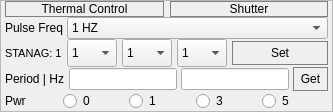
              <widget class="QFrame" name="laserAdvancedFrame">
               <property name="frameShape">
                <enum>QFrame::Shape::StyledPanel</enum>
               </property>
               <property name="frameShadow">
                <enum>QFrame::Shadow::Raised</enum>
               </property>
               <layout class="QVBoxLayout" name="verticalLayout">
                <property name="spacing">
                 <number>0</number>
                </property>
                <property name="leftMargin">
                 <number>4</number>
                </property>
                <property name="topMargin">
                 <number>0</number>
                </property>
                <property name="rightMargin">
                 <number>4</number>
                </property>
                <property name="bottomMargin">
                 <number>0</number>
                </property>
                <item>
                 <widget class="QWidget" name="rowThermalWidget" native="true">
                  <layout class="QHBoxLayout" name="horizontalLayout_9">
                   <property name="spacing">
                    <number>6</number>
                   </property>
                   <property name="leftMargin">
                    <number>0</number>
                   </property>
                   <property name="topMargin">
                    <number>0</number>
                   </property>
                   <property name="rightMargin">
                    <number>0</number>
                   </property>
                   <property name="bottomMargin">
                    <number>0</number>
                   </property>
                   <item>
                    <widget class="QPushButton" name="term_control_b">
                     <property name="enabled">
                      <bool>true</bool>
                     </property>
                     <property name="styleSheet">
                      <string notr="true">QPushButton {
    background-color: none; /* Дефолтний колір */
    border: none;
    color: black;
    border-left: 1px solid gray;
    border-right: 1px solid gray;
	border-top:1px solid gray;
    border-bottom: 1px solid gray;
}

QPushButton:hover {
    background-color: rgba(0, 0, 0, 0.1); /* Легке затемнення при наведенні */
}

QPushButton:checked {
    background-color: rgb(130, 170, 90); /* Зелений при натисканні */
    border-left: 1px solid rgb(110, 144, 76);
    border-right: 1px solid rgb(110, 144, 76);
    border-bottom: 1px solid rgb(110, 144, 76);
	border-top: 1px solid rgb(110, 144, 76);
    color: white;
}

QPushButton:checked:hover {
    background-color: rgb(138, 181, 96); /* Світліший зелений при наведенні в активному стані */
}
</string>
                     </property>
                     <property name="text">
                      <string>Thermal Control</string>
                     </property>
                     <property name="checkable">
                      <bool>true</bool>
                     </property>
                    </widget>
                   </item>
                   <item>
                    <widget class="QPushButton" name="ext_radiation_b">
                     <property name="styleSheet">
                      <string notr="true">QPushButton {
    background-color: none; /* Дефолтний колір */
    border: none;
    color: black;
    border-left: 1px solid gray;
    border-right: 1px solid gray;
	border-top:1px solid gray;
    border-bottom: 1px solid gray;
}

QPushButton:hover {
    background-color: rgba(0, 0, 0, 0.1); /* Легке затемнення при наведенні */
}

QPushButton:checked {
    background-color: rgb(130, 170, 90); /* Зелений при натисканні */
    border-left: 1px solid rgb(110, 144, 76);
    border-right: 1px solid rgb(110, 144, 76);
    border-bottom: 1px solid rgb(110, 144, 76);
	border-top: 1px solid rgb(110, 144, 76);
    color: white;
}

QPushButton:checked:hover {
    background-color: rgb(138, 181, 96); /* Світліший зелений при наведенні в активному стані */
}
</string>
                     </property>
                     <property name="text">
                      <string>Shutter</string>
                     </property>
                     <property name="checkable">
                      <bool>true</bool>
                     </property>
                    </widget>
                   </item>
                  </layout>
                 </widget>
                </item>
                <item>
                 <widget class="QWidget" name="rowFreqWidget" native="true">
                  <layout class="QHBoxLayout" name="horizontalLayout_12">
                   <property name="spacing">
                    <number>4</number>
                   </property>
                   <property name="leftMargin">
                    <number>0</number>
                   </property>
                   <property name="topMargin">
                    <number>0</number>
                   </property>
                   <property name="rightMargin">
                    <number>0</number>
                   </property>
                   <property name="bottomMargin">
                    <number>0</number>
                   </property>
                   <item>
                    <widget class="QLabel" name="pulseFreqLabel">
                     <property name="sizePolicy">
                      <sizepolicy hsizetype="Fixed" vsizetype="Preferred">
                       <horstretch>0</horstretch>
                       <verstretch>0</verstretch>
                      </sizepolicy>
                     </property>
                     <property name="minimumSize">
                      <size>
                       <width>58</width>
                       <height>0</height>
                      </size>
                     </property>
                     <property name="text">
                      <string>Pulse Freq</string>
                     </property>
                    </widget>
                   </item>
                   <item>
                    <widget class="QComboBox" name="frequency_mode">
                     <property name="styleSheet">
                      <string notr="true"/>
                     </property>
                     <item>
                      <property name="text">
                       <string>1 HZ</string>
                      </property>
                     </item>
                     <item>
                      <property name="text">
                       <string>2 Hz</string>
                      </property>
                     </item>
                     <item>
                      <property name="text">
                       <string>5 Hz</string>
                      </property>
                     </item>
                     <item>
                      <property name="text">
                       <string>10 Hz</string>
                      </property>
                     </item>
                     <item>
                      <property name="text">
                       <string>20 HZ</string>
                      </property>
                     </item>
                     <item>
                      <property name="text">
                       <string>25 HZ</string>
                      </property>
                     </item>
                     <item>
                      <property name="text">
                       <string>0,5 HZ</string>
                      </property>
                     </item>
                     <item>
                      <property name="text">
                       <string>0,2 HZ</string>
                      </property>
                     </item>
                    </widget>
                   </item>
                  </layout>
                 </widget>
                </item>
                <item>
                 <widget class="QWidget" name="rowStanagWidget" native="true">
                  <property name="sizePolicy">
                   <sizepolicy hsizetype="Expanding" vsizetype="Fixed">
                    <horstretch>0</horstretch>
                    <verstretch>0</verstretch>
                   </sizepolicy>
                  </property>
                  <property name="minimumSize">
                   <size>
                    <width>0</width>
                    <height>28</height>
                   </size>
                  </property>
                  <layout class="QHBoxLayout" name="horizontalLayout_14">
                   <property name="spacing">
                    <number>5</number>
                   </property>
                   <property name="leftMargin">
                    <number>0</number>
                   </property>
                   <property name="topMargin">
                    <number>0</number>
                   </property>
                   <property name="rightMargin">
                    <number>0</number>
                   </property>
                   <property name="bottomMargin">
                    <number>0</number>
                   </property>
                   <item>
                    <widget class="QLabel" name="label_stanag">
                     <property name="sizePolicy">
                      <sizepolicy hsizetype="Fixed" vsizetype="Preferred">
                       <horstretch>0</horstretch>
                       <verstretch>0</verstretch>
                      </sizepolicy>
                     </property>
                     <property name="minimumSize">
                      <size>
                       <width>55</width>
                       <height>24</height>
                      </size>
                     </property>
                     <property name="font">
                      <font>
                       <pointsize>8</pointsize>
                      </font>
                     </property>
                     <property name="text">
                      <string>STANAG: 1</string>
                     </property>
                    </widget>
                   </item>
                   <item>
                    <widget class="QComboBox" name="first_STANAG">
                     <property name="sizePolicy">
                      <sizepolicy hsizetype="MinimumExpanding" vsizetype="Fixed">
                       <horstretch>0</horstretch>
                       <verstretch>0</verstretch>
                      </sizepolicy>
                     </property>
                     <property name="minimumSize">
                      <size>
                       <width>48</width>
                       <height>24</height>
                      </size>
                     </property>
                     <property name="maximumSize">
                      <size>
                       <width>50</width>
                       <height>28</height>
                      </size>
                     </property>
                     <property name="sizeAdjustPolicy">
                      <enum>QComboBox::SizeAdjustPolicy::AdjustToContents</enum>
                     </property>
                     <property name="minimumContentsLength">
                      <number>1</number>
                     </property>
                     <property name="duplicatesEnabled">
                      <bool>false</bool>
                     </property>
                     <property name="frame">
                      <bool>true</bool>
                     </property>
                     <property name="modelColumn">
                      <number>0</number>
                     </property>
                     <item>
                      <property name="text">
                       <string>1</string>
                      </property>
                     </item>
                     <item>
                      <property name="text">
                       <string>2</string>
                      </property>
                     </item>
                     <item>
                      <property name="text">
                       <string>3</string>
                      </property>
                     </item>
                     <item>
                      <property name="text">
                       <string>4</string>
                      </property>
                     </item>
                     <item>
                      <property name="text">
                       <string>5</string>
                      </property>
                     </item>
                     <item>
                      <property name="text">
                       <string>6</string>
                      </property>
                     </item>
                     <item>
                      <property name="text">
                       <string>7</string>
                      </property>
                     </item>
                     <item>
                      <property name="text">
                       <string>8</string>
                      </property>
                     </item>
                    </widget>
                   </item>
                   <item>
                    <widget class="QComboBox" name="second_STANAG">
                     <property name="sizePolicy">
                      <sizepolicy hsizetype="MinimumExpanding" vsizetype="Fixed">
                       <horstretch>0</horstretch>
                       <verstretch>0</verstretch>
                      </sizepolicy>
                     </property>
                     <property name="minimumSize">
                      <size>
                       <width>48</width>
                       <height>24</height>
                      </size>
                     </property>
                     <property name="maximumSize">
                      <size>
                       <width>50</width>
                       <height>28</height>
                      </size>
                     </property>
                     <property name="sizeAdjustPolicy">
                      <enum>QComboBox::SizeAdjustPolicy::AdjustToContents</enum>
                     </property>
                     <property name="minimumContentsLength">
                      <number>1</number>
                     </property>
                     <item>
                      <property name="text">
                       <string>1</string>
                      </property>
                     </item>
                     <item>
                      <property name="text">
                       <string>2</string>
                      </property>
                     </item>
                     <item>
                      <property name="text">
                       <string>3</string>
                      </property>
                     </item>
                     <item>
                      <property name="text">
                       <string>4</string>
                      </property>
                     </item>
                     <item>
                      <property name="text">
                       <string>5</string>
                      </property>
                     </item>
                     <item>
                      <property name="text">
                       <string>6</string>
                      </property>
                     </item>
                     <item>
                      <property name="text">
                       <string>7</string>
                      </property>
                     </item>
                     <item>
                      <property name="text">
                       <string>8</string>
                      </property>
                     </item>
                    </widget>
                   </item>
                   <item>
                    <widget class="QComboBox" name="third_STANAG">
                     <property name="sizePolicy">
                      <sizepolicy hsizetype="MinimumExpanding" vsizetype="Fixed">
                       <horstretch>0</horstretch>
                       <verstretch>0</verstretch>
                      </sizepolicy>
                     </property>
                     <property name="minimumSize">
                      <size>
                       <width>48</width>
                       <height>24</height>
                      </size>
                     </property>
                     <property name="maximumSize">
                      <size>
                       <width>50</width>
                       <height>28</height>
                      </size>
                     </property>
                     <property name="sizeAdjustPolicy">
                      <enum>QComboBox::SizeAdjustPolicy::AdjustToContents</enum>
                     </property>
                     <property name="minimumContentsLength">
                      <number>1</number>
                     </property>
                     <item>
                      <property name="text">
                       <string>1</string>
                      </property>
                     </item>
                     <item>
                      <property name="text">
                       <string>2</string>
                      </property>
                     </item>
                     <item>
                      <property name="text">
                       <string>3</string>
                      </property>
                     </item>
                     <item>
                      <property name="text">
                       <string>4</string>
                      </property>
                     </item>
                     <item>
                      <property name="text">
                       <string>5</string>
                      </property>
                     </item>
                     <item>
                      <property name="text">
                       <string>6</string>
                      </property>
                     </item>
                     <item>
                      <property name="text">
                       <string>7</string>
                      </property>
                     </item>
                     <item>
                      <property name="text">
                       <string>8</string>
                      </property>
                     </item>
                    </widget>
                   </item>
                   <item>
                    <widget class="QPushButton" name="get_stanag">
                     <property name="minimumSize">
                      <size>
                       <width>35</width>
                       <height>24</height>
                      </size>
                     </property>
                     <property name="styleSheet">
                      <string notr="true">QPushButton {
    background-color: none; /* Дефолтний колір */
    border: none;
    color: black;
    border-left: 1px solid gray;
    border-right: 1px solid gray;
	border-top:1px solid gray;
    border-bottom: 1px solid gray;
}

QPushButton:hover {
    background-color: rgba(0, 0, 0, 0.1); /* Легке затемнення при наведенні */
}

QPushButton:checked {
    background-color: rgb(130, 170, 90); /* Зелений при натисканні */
    border-left: 1px solid rgb(110, 144, 76);
    border-right: 1px solid rgb(110, 144, 76);
    border-bottom: 1px solid rgb(110, 144, 76);
	border-top: 1px solid rgb(110, 144, 76);
    color: white;
}

QPushButton:checked:hover {
    background-color: rgb(138, 181, 96); /* Світліший зелений при наведенні в активному стані */
}
</string>
                     </property>
                     <property name="text">
                      <string>Set</string>
                     </property>
                    </widget>
                   </item>
                  </layout>
                 </widget>
                </item>
                <item>
                 <widget class="QWidget" name="rowPeriodWidget" native="true">
                  <layout class="QHBoxLayout" name="horizontalLayout_15">
                   <property name="spacing">
                    <number>4</number>
                   </property>
                   <property name="leftMargin">
                    <number>0</number>
                   </property>
                   <property name="topMargin">
                    <number>0</number>
                   </property>
                   <property name="rightMargin">
                    <number>0</number>
                   </property>
                   <property name="bottomMargin">
                    <number>0</number>
                   </property>
                   <item>
                    <widget class="QLabel" name="label_period">
                     <property name="sizePolicy">
                      <sizepolicy hsizetype="Fixed" vsizetype="Preferred">
                       <horstretch>0</horstretch>
                       <verstretch>0</verstretch>
                      </sizepolicy>
                     </property>
                     <property name="minimumSize">
                      <size>
                       <width>58</width>
                       <height>0</height>
                      </size>
                     </property>
                     <property name="text">
                      <string>Period | Hz</string>
                     </property>
                    </widget>
                   </item>
                   <item>
                    <widget class="QLineEdit" name="period_out">
                     <property name="sizePolicy">
                      <sizepolicy hsizetype="Preferred" vsizetype="Fixed">
                       <horstretch>0</horstretch>
                       <verstretch>0</verstretch>
                      </sizepolicy>
                     </property>
                     <property name="minimumSize">
                      <size>
                       <width>52</width>
                       <height>0</height>
                      </size>
                     </property>
                    </widget>
                   </item>
                   <item>
                    <widget class="QLineEdit" name="frequency_out">
                     <property name="sizePolicy">
                      <sizepolicy hsizetype="Preferred" vsizetype="Fixed">
                       <horstretch>0</horstretch>
                       <verstretch>0</verstretch>
                      </sizepolicy>
                     </property>
                     <property name="minimumSize">
                      <size>
                       <width>52</width>
                       <height>0</height>
                      </size>
                     </property>
                    </widget>
                   </item>
                   <item>
                    <widget class="QPushButton" name="get_frequency">
                     <property name="minimumSize">
                      <size>
                       <width>35</width>
                       <height>24</height>
                      </size>
                     </property>
                     <property name="styleSheet">
                      <string notr="true">QPushButton {
    background-color: none; /* Дефолтний колір */
    border: none;
    color: black;
    border-left: 1px solid gray;
    border-right: 1px solid gray;
	border-top:1px solid gray;
    border-bottom: 1px solid gray;
}

QPushButton:hover {
    background-color: rgba(0, 0, 0, 0.1); /* Легке затемнення при наведенні */
}

QPushButton:checked {
    background-color: rgb(130, 170, 90); /* Зелений при натисканні */
    border-left: 1px solid rgb(110, 144, 76);
    border-right: 1px solid rgb(110, 144, 76);
    border-bottom: 1px solid rgb(110, 144, 76);
	border-top: 1px solid rgb(110, 144, 76);
    color: white;
}

QPushButton:checked:hover {
    background-color: rgb(138, 181, 96); /* Світліший зелений при наведенні в активному стані */
}
</string>
                     </property>
                     <property name="text">
                      <string>Get</string>
                     </property>
                    </widget>
                   </item>
                  </layout>
                 </widget>
                </item>
                <item>
                 <widget class="QWidget" name="rowPwrWidget" native="true">
                  <layout class="QHBoxLayout" name="horizontalLayout_16">
                   <property name="spacing">
                    <number>0</number>
                   </property>
                   <property name="leftMargin">
                    <number>0</number>
                   </property>
                   <property name="topMargin">
                    <number>0</number>
                   </property>
                   <property name="rightMargin">
                    <number>0</number>
                   </property>
                   <property name="bottomMargin">
                    <number>0</number>
                   </property>
                   <item>
                    <widget class="QLabel" name="label_energy">
                     <property name="sizePolicy">
                      <sizepolicy hsizetype="Fixed" vsizetype="Preferred">
                       <horstretch>0</horstretch>
                       <verstretch>0</verstretch>
                      </sizepolicy>
                     </property>
                     <property name="minimumSize">
                      <size>
                       <width>58</width>
                       <height>0</height>
                      </size>
                     </property>
                     <property name="text">
                      <string>Pwr</string>
                     </property>
                    </widget>
                   </item>
                   <item>
                    <widget class="QRadioButton" name="energy_0">
                     <property name="text">
                      <string>0</string>
                     </property>
                    </widget>
                   </item>
                   <item>
                    <widget class="QRadioButton" name="energy_1">
                     <property name="text">
                      <string>1</string>
                     </property>
                    </widget>
                   </item>
                   <item>
                    <widget class="QRadioButton" name="energy_3">
                     <property name="text">
                      <string>3</string>
                     </property>
                    </widget>
                   </item>
                   <item>
                    <widget class="QRadioButton" name="energy_5">
                     <property name="text">
                      <string>5</string>
                     </property>
                    </widget>
                   </item>
                  </layout>
                 </widget>
                </item>
               </layout>
              </widget>
